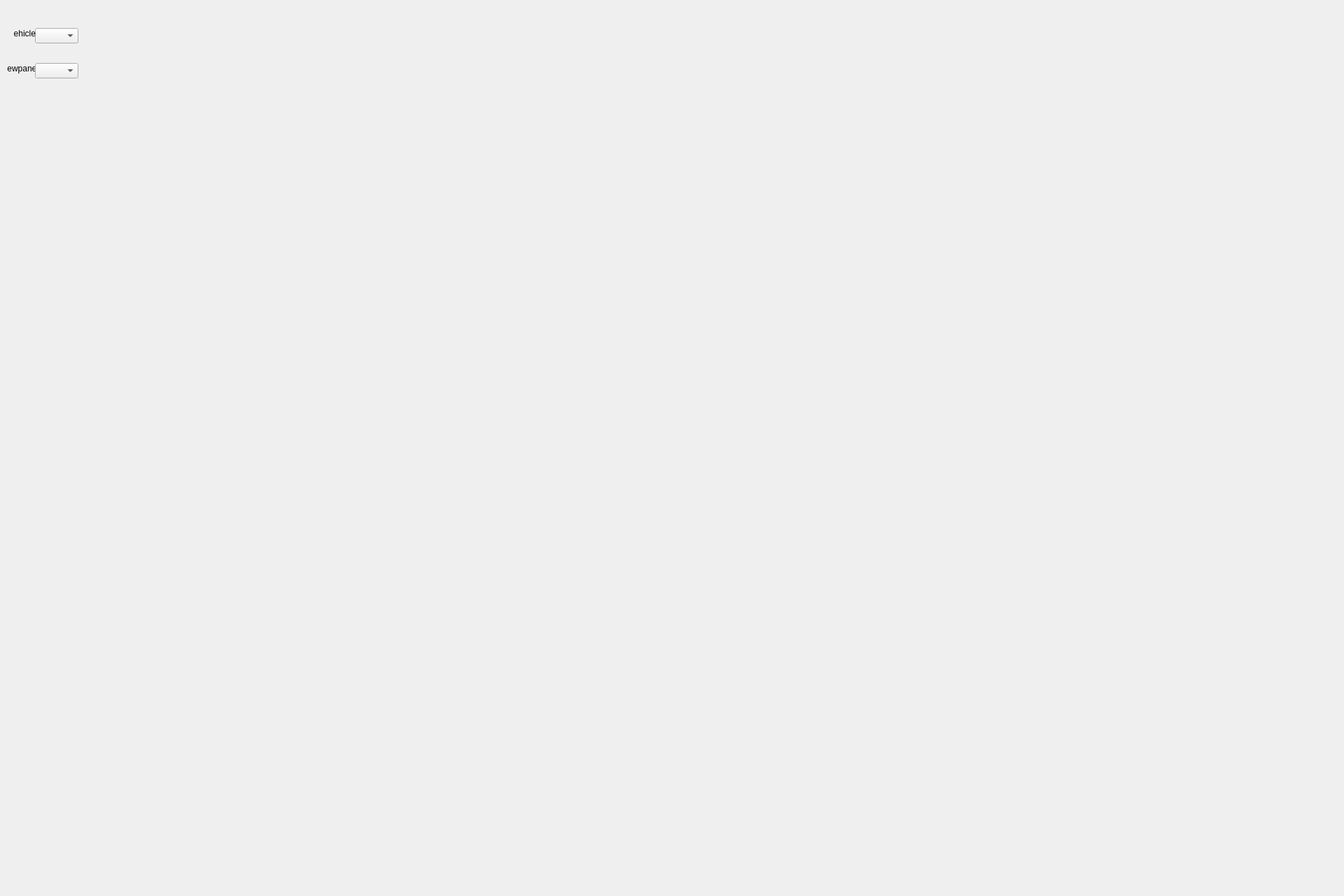
<?xml version="1.0" encoding="UTF-8"?>
<ui version="4.0">
 <class>CardataViewer</class>
 <widget class="QWidget" name="CardataViewer">
  <property name="geometry">
   <rect>
    <x>0</x>
    <y>0</y>
    <width>1920</width>
    <height>1280</height>
   </rect>
  </property>
  <property name="sizePolicy">
   <sizepolicy hsizetype="Fixed" vsizetype="Fixed">
    <horstretch>0</horstretch>
    <verstretch>0</verstretch>
   </sizepolicy>
  </property>
  <property name="windowTitle">
   <string>Form</string>
  </property>
  <widget class="QWidget" name="widget" native="true">
   <property name="geometry">
    <rect>
     <x>120</x>
     <y>0</y>
     <width>900</width>
     <height>900</height>
    </rect>
   </property>
   <property name="sizePolicy">
    <sizepolicy hsizetype="Fixed" vsizetype="Preferred">
     <horstretch>0</horstretch>
     <verstretch>0</verstretch>
    </sizepolicy>
   </property>
  </widget>
  <widget class="QWidget" name="widget_2" native="true">
   <property name="geometry">
    <rect>
     <x>0</x>
     <y>0</y>
     <width>120</width>
     <height>900</height>
    </rect>
   </property>
   <widget class="QLabel" name="label_5">
    <property name="geometry">
     <rect>
      <x>10</x>
      <y>90</y>
      <width>45</width>
      <height>16</height>
     </rect>
    </property>
    <property name="sizePolicy">
     <sizepolicy hsizetype="Expanding" vsizetype="Expanding">
      <horstretch>0</horstretch>
      <verstretch>0</verstretch>
     </sizepolicy>
    </property>
    <property name="text">
     <string>Viewpanel</string>
    </property>
    <property name="alignment">
     <set>Qt::AlignRight|Qt::AlignTrailing|Qt::AlignVCenter</set>
    </property>
   </widget>
   <widget class="QComboBox" name="comboBox_2">
    <property name="geometry">
     <rect>
      <x>50</x>
      <y>90</y>
      <width>62</width>
      <height>22</height>
     </rect>
    </property>
    <property name="sizePolicy">
     <sizepolicy hsizetype="Expanding" vsizetype="Expanding">
      <horstretch>0</horstretch>
      <verstretch>0</verstretch>
     </sizepolicy>
    </property>
   </widget>
   <widget class="QComboBox" name="comboBox">
    <property name="geometry">
     <rect>
      <x>50</x>
      <y>40</y>
      <width>62</width>
      <height>22</height>
     </rect>
    </property>
    <property name="sizePolicy">
     <sizepolicy hsizetype="Expanding" vsizetype="Expanding">
      <horstretch>0</horstretch>
      <verstretch>0</verstretch>
     </sizepolicy>
    </property>
    <property name="minimumSize">
     <size>
      <width>62</width>
      <height>22</height>
     </size>
    </property>
    <property name="maximumSize">
     <size>
      <width>62</width>
      <height>22</height>
     </size>
    </property>
   </widget>
   <widget class="QLabel" name="label_4">
    <property name="geometry">
     <rect>
      <x>20</x>
      <y>40</y>
      <width>31</width>
      <height>16</height>
     </rect>
    </property>
    <property name="sizePolicy">
     <sizepolicy hsizetype="Expanding" vsizetype="Expanding">
      <horstretch>0</horstretch>
      <verstretch>0</verstretch>
     </sizepolicy>
    </property>
    <property name="text">
     <string>Vehicle</string>
    </property>
    <property name="alignment">
     <set>Qt::AlignRight|Qt::AlignTrailing|Qt::AlignVCenter</set>
    </property>
   </widget>
  </widget>
  <widget class="QWidget" name="widget_3" native="true">
   <property name="geometry">
    <rect>
     <x>0</x>
     <y>900</y>
     <width>1020</width>
     <height>180</height>
    </rect>
   </property>
  </widget>
  <widget class="QWidget" name="widget_4" native="true">
   <property name="geometry">
    <rect>
     <x>1020</x>
     <y>0</y>
     <width>900</width>
     <height>1080</height>
    </rect>
   </property>
  </widget>
 </widget>
 <resources/>
 <connections/>
</ui>
